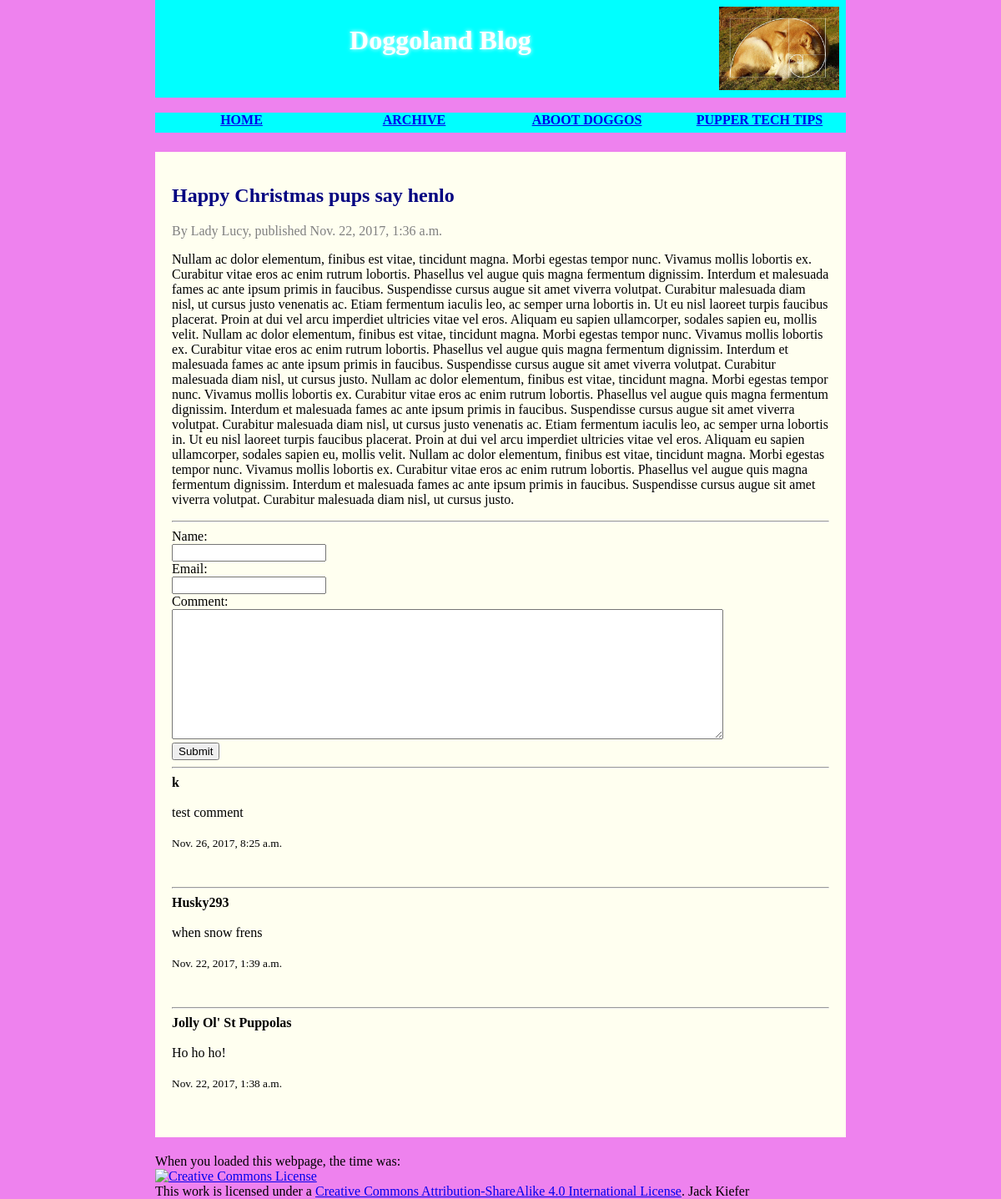
The app's page /blog/4/ with its own data.
### blog/models.py (models this page shows, shortened)
class Blog(models.Model):
    title = models.CharField(max_length=200)
    author_name = models.CharField(max_length=50)
    content = models.TextField(max_length = 2000)
    posted_date = models.DateTimeField('date posted')

class Comments(models.Model):
    blog = models.ForeignKey(Blog, on_delete=models.CASCADE)
    commenter_nickname = models.CharField(max_length=50)
    email = models.EmailField()
    content = models.TextField(max_length=1000)
    posted_date = models.DateTimeField('date commented')

### blog/views.py (the view)
# urls.py: url(r'^(?P<blog_id>[0-9]+)/$', views.detail, name='detail'),
def detail(request, blog_id):
    try:
        blog = Blog.objects.get(pk=blog_id)
    except Blog.DoesNotExist:
        raise Http404("Blog post does not exist")
    return render(request, 'blog/detail.html', {'blog': blog})

### blog/templates/blog/detail.html (shortened to what this page needs)
{% load static %}
<!DOCTYPE html>
<html lang="en">
    <head>
        <link rel="stylesheet" type="text/css" href="{% static 'blog/style.css' %}">
    </head>
    <body>
    <header>
        <h1> Doggoland Blog </h1>
        <img src="{% static 'blog/fibbonaci.jpg'%}" alt="f i b b o n a c i  b o y e" />
    </header>
    <nav>
      <ul>
        <li><a href="{% url 'blog:index' %}">Home</a></li>
        <li><a href="{% url 'blog:archive' %}">Archive</a></li>
        <li><a href="{% url 'blog:aboot' %}">Aboot doggos</a></li>
        <li><a href="{% url 'blog:tech' %}">Pupper Tech Tips</a></li>
      </ul>
    </nav>
    <main>
      <article>
<h2>{{ blog.title }}</h2>
<font color="gray">By {{ blog.author_name }}, published {{ blog.posted_date }}</font>
<p>{{ blog.content }}</p>
<hr>
<form action="{% url 'blog:comment' blog.id %}" method="post">
Name:</br>
<input type="text" name="nickname" /><br />
Email:</br>
<input type="email" name="email" /><br/>
Comment:</br>
<textarea name="commentbody" rows="10" cols="80"></textarea>
<br/>
<button type="submit">Submit</button>
</form>
{% for comment in blog.comments_set.all reversed %}
<hr>
<b>{{comment.commenter_nickname}}</b></br></br>
{{comment.content}}<br/></br>
<small>{{comment.posted_date}}</small></br></br></br>
{% endfor %}
      </article>
    </main>
    <footer>
    When you loaded this webpage, the time was: {{ curTime }}
    <br/>
    <a rel="license" href="http://creativecommons.org/licenses/by-sa/4.0/"><img alt="Creative Commons License" style="border-width:0" src="https://i.creativecommons.org/l/by-sa/4.0/88x31.png" /></a><br />This work is licensed under a <a rel="license" href="http://creativecommons.org/licenses/by-sa/4.0/">Creative Commons Attribution-ShareAlike 4.0 International License</a>. Jack Kiefer
    </footer>
   </body>
</html>

### blog/static/blog/style.css (style rules this page uses)
html { margin: 0; padding: 0; }
body { margin: 0; padding: 0; background-color: violet; width: 69%; margin: 0 auto; }
h1, h2, h3 { font-family: cursive; }
header { margin-bottom: 15px; display: flex; padding: 1%; background-color: cyan; }
header img { display: block; height: 100px; }
h1 { flex: 5; font-size: 2em; text-align: center; text-shadow: 0px 0px 5px white; color: white; }
h2 { color: navy; }
nav { height: 30px; display: flex; flex: 100%; }
nav ul { display: flex; flex: 2; list-style-type: none; padding: 0; margin: 3px auto; background-color: cyan; }
nav li { text-align: center; display: inline; flex: 1; }
nav a, nav span { display: inline-block; height: 20px; font-weight: bold; text-transform: uppercase; }
main { display: flex; margin: 20px auto; }
article { flex: 3; padding: 20px 20px 20px 20px; background-color: #FFFFF0; }

### records on screen
Blog: title "Happy Christmas pups say henlo", author_name "Lady Lucy", posted_date "Nov. 22, 2017, 1:36 a.m.", content "Nullam ac dolor elementum, finibus est vitae, tincidunt magna. Morbi egestas tempor nunc. Vivamus mollis lobortis ex. Curabitur vitae eros ac enim rutrum lobortis. Phasellus vel augue quis magna fermentum dignissim. Interdum et malesuada fames ac ante ipsum primis in faucibus. Suspendisse cursus augue sit amet viverra volutpat. Curabitur malesuada diam nisl, ut cursus justo venenatis ac. Etiam fermentum iaculis leo, ac semper urna lobortis in. Ut eu nisl laoreet turpis faucibus placerat. Proin at dui vel arcu imperdiet ultricies vitae vel eros. Aliquam eu sapien ullamcorper, sodales sapien eu, mollis velit. Nullam ac dolor elementum, finibus est vitae, tincidunt magna. Morbi egestas tempor…"
Comments: commenter_nickname "k", content "test comment", posted_date "Nov. 26, 2017, 8:25 a.m."
Comments: commenter_nickname "Husky293", content "when snow frens", posted_date "Nov. 22, 2017, 1:39 a.m."
Comments: commenter_nickname "Jolly Ol' St Puppolas", content "Ho ho ho!", posted_date "Nov. 22, 2017, 1:38 a.m."
